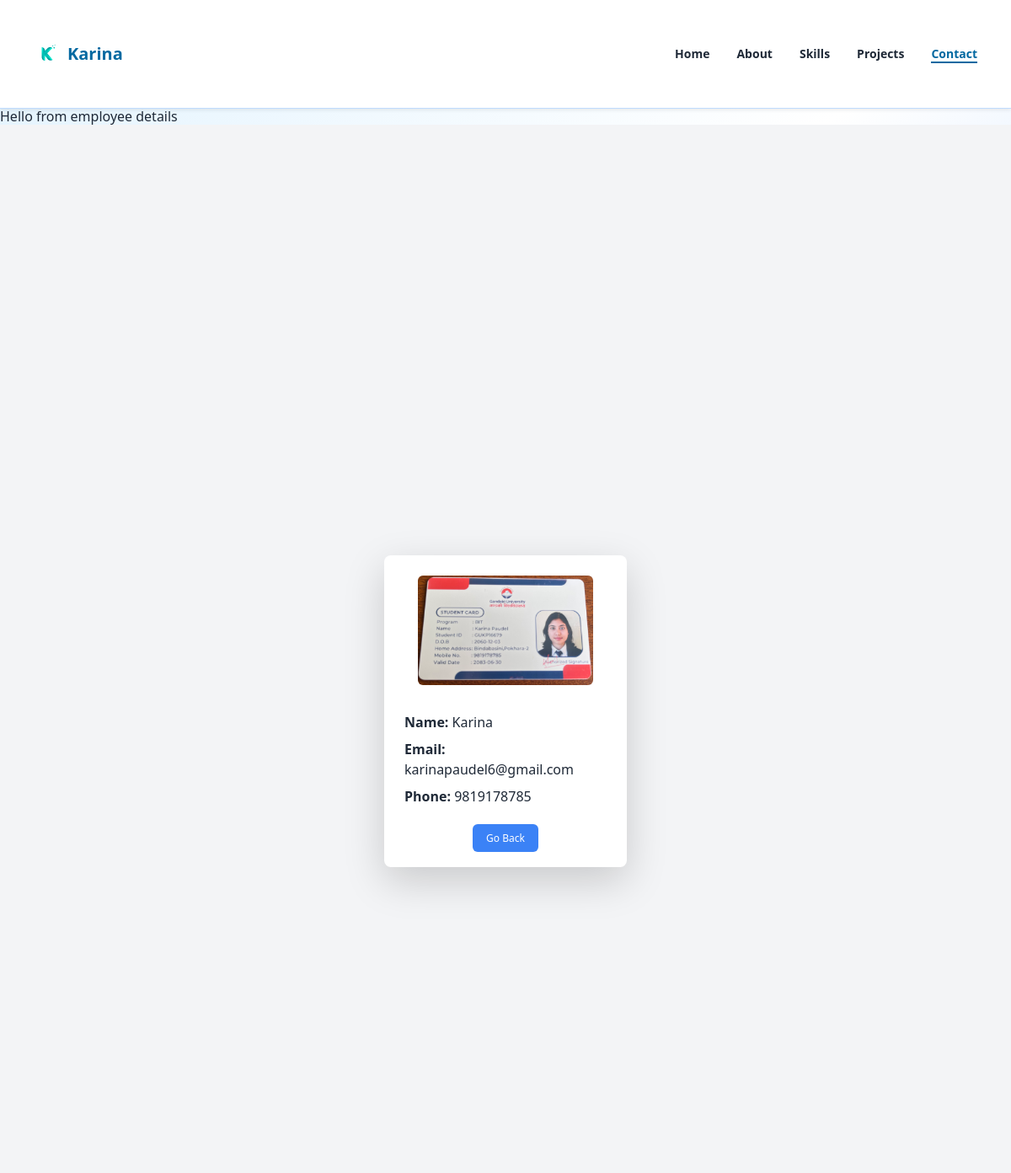
/employee/1/, run on the app's committed database.
### employee/models.py (models this page shows, shortened)
class Employee(models.Model):
    first_name = models.CharField(max_length=100)
    middle_name = models.CharField(max_length=100, blank=True)
    last_name = models.CharField(max_length=100)
    email = models.EmailField(max_length=100, unique=True)
    phone_number = models.CharField(max_length=12, blank=True)
    image = models.ImageField(upload_to='images')

### employee/views.py (the view)
# urls.py: path('<int:pk>/', views.employee_details,
def employee_details(request, pk):
    try:
        employee = Employee.objects.get(pk=pk)
        context = {
            'employee': employee
        }
        return render(request, 'employee_detail.html', context)
    except:
        raise Http404

### templates/employee_detail.html (shortened to what this page needs)
{% load static %}
<!DOCTYPE html>
<html lang="en">
  <head>
    <script src="https://cdn.tailwindcss.com"></script>
    <link
      href="https://cdn.jsdelivr.net/npm/bootstrap@5.3.7/dist/css/bootstrap.min.css"
      rel="stylesheet"
    />
    <link rel="stylesheet" href="{% static 'css/style.css' %}" />
  </head>
  <body
    class="bg-gradient-to-br from-sky-100 via-white to-blue-200 min-h-screen text-gray-800 font-sans"
  >
    <nav
      class="flex justify-between items-center px-10 py-5 bg-white bg-opacity-90 border-b border-blue-200 shadow-sm sticky top-0 z-50"
    >
      <div class="flex items-center gap-2">
        <img src="{% static 'image/logo.png' %}" alt="Logo" class="h-8 w-8" />
        <span class="font-bold text-sky-700 text-xl">Karina</span>
      </div>
      <ul class="flex gap-8 text-sm font-semibold">
        <li><a href="/" class="hover:text-sky-700 transition">Home</a></li>
        <li>
          <a href="#about" class="hover:text-sky-700 transition">About</a>
        </li>
        <li>
          <a href="#skills" class="hover:text-sky-700 transition">Skills</a>
        </li>
        <li>
          <a href="#projects" class="hover:text-sky-700 transition">Projects</a>
        </li>
        <li>
          <a href="#contact" class="text-sky-700 border-b-2 border-sky-700"
            >Contact</a
          >
        </li>
      </ul>
    </nav>
    <h1>Hello from employee details</h1>
    <div class="min-h-screen flex items-center justify-center bg-gray-100">
      <div
        class="flex flex-col items-center w-72 p-4 bg-white shadow-lg rounded-lg"
      >
        <div class="space-y-2 mb-4">
          <img src="{{ employee.image.url }}" class="w-52 rounded-md" />
        </div>
        <div class="w-full space-y-2 text-left">
          <div>
            <span class="font-semibold">Name:</span>
            <span>{{ employee.first_name }}</span>
          </div>
          <div>
            <span class="font-semibold">Email:</span>
            <span>{{ employee.email }}</span>
          </div>
          <div>
            <span class="font-semibold">Phone:</span>
            <span>{{ employee.phone_number }}</span>
          </div>
        </div>
        <div class="mt-4">
          <a
            href="{% url 'home' %}"
            class="bg-blue-500 text-white p-2 px-3 text-xs rounded-md hover:bg-blue-600"
          >
            Go Back
          </a>
        </div>
      </div>
    </div>
  </body>
</html>

### data on the page
Employee: image (picture), first_name "Karina", email "karinapaudel6@gmail.com", phone_number "9819178785"
